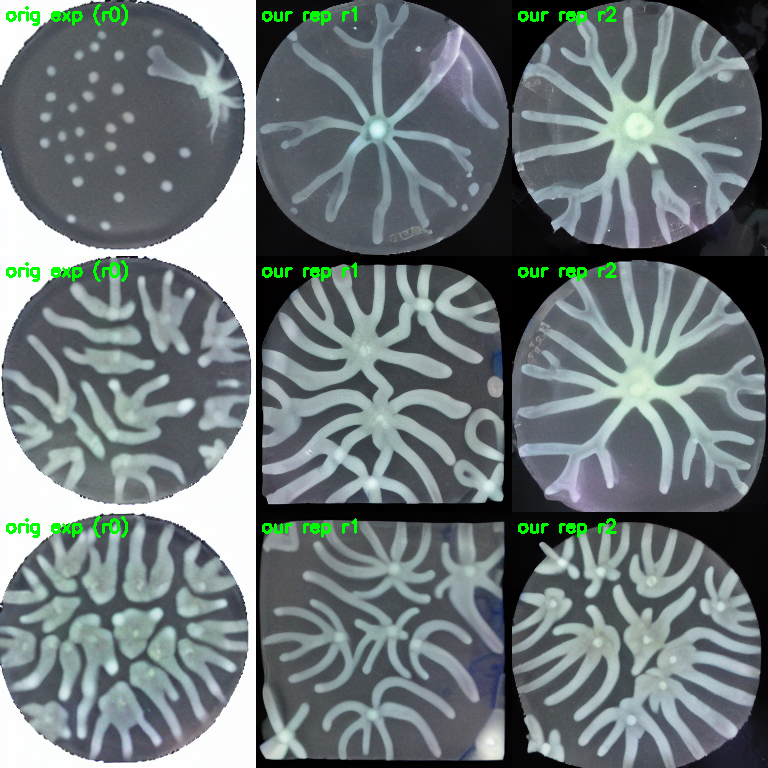
#> input picture expseed_gate.png, 768 x 768 px; its folder holds only this picture in this run
$ python -i build_rattray_pairs.py   (imports and definitions only)
#> lines starting #> are read from the running program, lines starting #| are printed output that depends on the picture
"""Build Rattray fine-tune data:
  - canonical 256x256 3-channel images (Rattray PNGs are already background-removed grayscale ~256px)
  - all within-strain ORDERED replicate pairs (source != target) for training
  - a ZERO-LEAKAGE held-out test split: whole strains reserved (every 6th) -> test_sources/ + test_reals/

Naming in: NoBackgroundPIL<strain>-<rep>.png. Run on a compute node. Writes under
/hpc/group/youlab/sa603/data/external_datasets/rattray_2023/.
"""
import os, glob, json, re, cv2
import numpy as np

BASE = "/hpc/group/youlab/sa603/data/external_datasets/rattray_2023"
RAW = os.path.join(BASE, "images")
# OUT_SUFFIX="_pp" -> inscribed build, written alongside the legacy one (non-destructive).
SUF = os.environ.get("OUT_SUFFIX", "")
PROC = os.path.join(BASE, "processed" + SUF)       # canonical train images
TESTSRC = os.path.join(BASE, "test_sources" + SUF) # 1 source per held-out strain (for generation)
TESTREAL = os.path.join(BASE, "test_reals" + SUF)  # all replicates of held-out strains (for realism_vs_sibling)
# Kinshuk 2026-11-17: scale content so the max colony radius (~148) maps to the rotation-safe radius
# (128 = frame half-width) -> fine rotation never pushes edge/strain morphology out of the 256^2 frame.
# ON for the _pp build, OFF (1.0 no-op) for a legacy rebuild so default output stays byte-identical.
INSCRIBE = float(os.environ.get("INSCRIBE", "0.865" if SUF else "1.0"))
# [2 lines not run here, left out]


def inscribe(img, frac=INSCRIBE, fill=255):
    """Scale content to frac, center on a fill (white) canvas -> rotation-safe margin."""
    if frac >= 1.0:
        return img
    h, w = img.shape[:2]
    sh, sw = int(round(h * frac)), int(round(w * frac))
    s = cv2.resize(img, (sw, sh), interpolation=cv2.INTER_AREA)
    canvas = np.full((h, w, 3), fill, np.uint8)
    y0, x0 = (h - sh) // 2, (w - sw) // 2
    canvas[y0:y0 + sh, x0:x0 + sw] = s
    return canvas


def canon(path):
#> called with path = '../../expseed_gate.png'
    a = cv2.imread(path, cv2.IMREAD_GRAYSCALE)
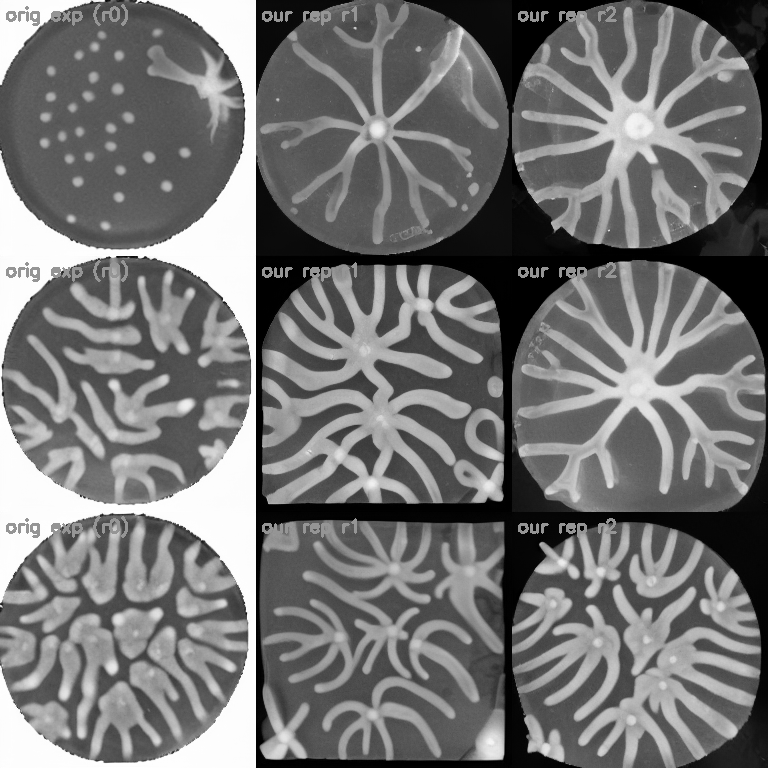
#> a: shape (768, 768); min 0, max 255, mean 116.6
    a = cv2.resize(a, (256, 256))
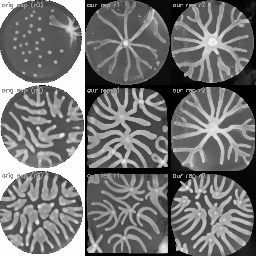
#> a: shape (256, 256); min 0, max 255, mean 116.3
    return inscribe(cv2.cvtColor(a, cv2.COLOR_GRAY2BGR))  # 3ch BGR, 0.865 inscribe (white fill) for _pp


# group replicates by strain
strains = {}
# [4 lines not run here, left out]

alls = sorted(strains)
test_s = set(alls[::6])                    # hold out every 6th strain (~13 of 77), zero leakage
train_s = [s for s in alls if s not in test_s]
# [1 line not run here, left out]

# TRAIN: canonical images + all ordered replicate pairs
rows = []
# [13 lines not run here, left out]

# TEST: all replicates as reals (grouped by strain prefix); first replicate as the generation source
ns = 0
# [8 lines not run here, left out]

>>> result = canon('../../expseed_gate.png')
